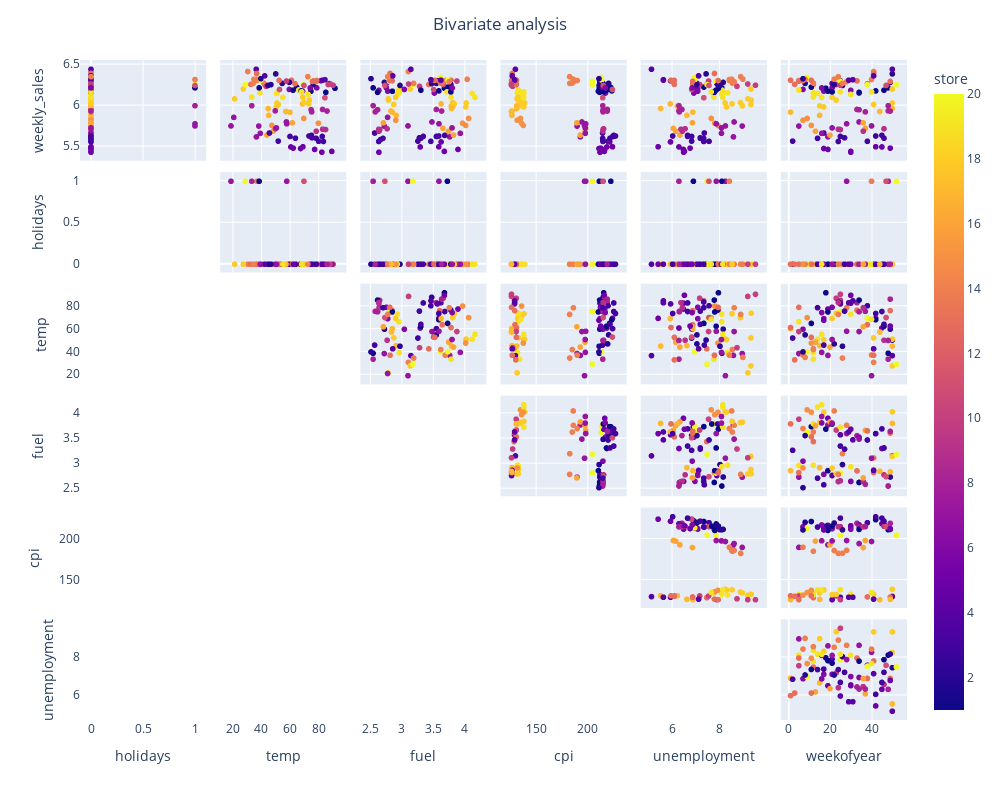

Notebook source saved alongside this figure:
### Markdown cell above
- <font size = 5>```cpi``` has the highest <ins>negative correlation</ins> with ```weekly_sales```, followed by ```temp```.</font>
- <font size = 5>```unemployment``` has the <ins>highest positive</ins> correlation=>walmart is a low cost store, makes sense.</font>
- <font size = 5>No strong inter correlation between features</font>

### Code cell
#Print a scatter matrix to see if their are any evident correlations between the numeric features and the target weekly sales
fig = px.scatter_matrix(data, dimensions = cols_to_plot, color = 'store')
fig.update_layout(
        title = go.layout.Title(text = "Bivariate analysis", x = 0.5), showlegend = False, 
            autosize=False, height=800, width = 1000)
fig.update_traces(diagonal_visible=False, showlowerhalf=False)
fig.show()

### Figure 1 — Plotly figure (JSON) as saved in the notebook; plotly's stock layout.template omitted (floating-point values rounded to 4 significant figures; data arrays with more than 128 entries replaced by an {"elided": "..."} marker saying what was removed)
{"data": [{"diagonal": {"visible": false}, "dimensions": [{"axis": {"matches": true}, "label": "weekly_sales", "values": {"elided": "131 float values"}}, {"axis": {"matches": true}, "label": "holidays", "values": {"elided": "131 int values"}}, {"axis": {"matches": true}, "label": "temp", "values": {"elided": "131 float values"}}, {"axis": {"matches": true}, "label": "fuel", "values": {"elided": "131 float values"}}, {"axis": {"matches": true}, "label": "cpi", "values": {"elided": "131 float values"}}, {"axis": {"matches": true}, "label": "unemployment", "values": {"elided": "131 float values"}}, {"axis": {"matches": true}, "label": "weekofyear", "values": {"elided": "131 int values"}}], "hovertemplate": "%{xaxis.title.text}=%{x}<br>%{yaxis.title.text}=%{y}<br>store=%{marker.color}<extra></extra>", "legendgroup": "", "marker": {"color": {"elided": "131 int values"}, "coloraxis": "coloraxis", "symbol": "circle"}, "name": "", "showlegend": false, "showlowerhalf": false, "type": "splom"}], "layout": {"autosize": false, "coloraxis": {"colorbar": {"title": {"text": "store"}}, "colorscale": [[0, "#0d0887"], [0.1111, "#46039f"], [0.2222, "#7201a8"], [0.3333, "#9c179e"], [0.4444, "#bd3786"], [0.5556, "#d8576b"], [0.6667, "#ed7953"], [0.7778, "#fb9f3a"], [0.8889, "#fdca26"], [1, "#f0f921"]]}, "dragmode": "select", "height": 800, "legend": {"tracegroupgap": 0}, "margin": {"t": 60}, "showlegend": false, "title": {"text": "Bivariate analysis", "x": 0.5}, "width": 1000}}
